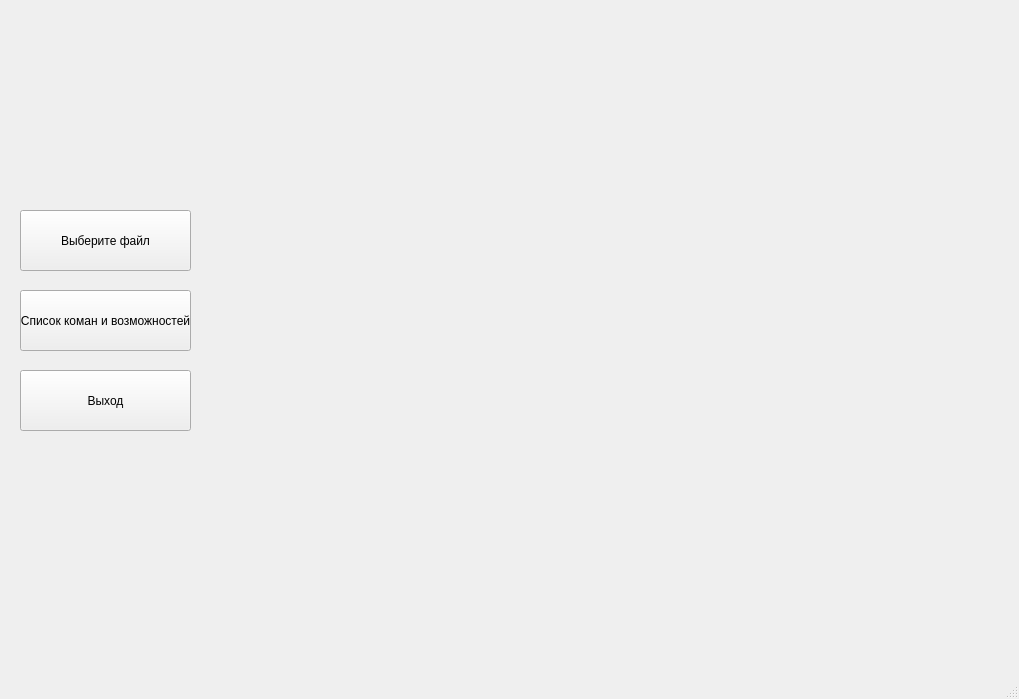
<?xml version="1.0" encoding="UTF-8"?>
<ui version="4.0">
 <class>MainWindow</class>
 <widget class="QMainWindow" name="MainWindow">
  <property name="geometry">
   <rect>
    <x>0</x>
    <y>0</y>
    <width>1019</width>
    <height>699</height>
   </rect>
  </property>
  <property name="windowTitle">
   <string>MainWindow</string>
  </property>
  <widget class="QWidget" name="centralwidget">
   <widget class="QPushButton" name="choice_file">
    <property name="geometry">
     <rect>
      <x>20</x>
      <y>210</y>
      <width>171</width>
      <height>61</height>
     </rect>
    </property>
    <property name="text">
     <string>Выберите файл</string>
    </property>
   </widget>
   <widget class="QPushButton" name="list_com">
    <property name="geometry">
     <rect>
      <x>20</x>
      <y>290</y>
      <width>171</width>
      <height>61</height>
     </rect>
    </property>
    <property name="text">
     <string>Список коман и возможностей</string>
    </property>
   </widget>
   <widget class="QPushButton" name="pushButton_3">
    <property name="geometry">
     <rect>
      <x>20</x>
      <y>370</y>
      <width>171</width>
      <height>61</height>
     </rect>
    </property>
    <property name="text">
     <string>Выход</string>
    </property>
   </widget>
  </widget>
  <widget class="QMenuBar" name="menubar">
   <property name="geometry">
    <rect>
     <x>0</x>
     <y>0</y>
     <width>1019</width>
     <height>21</height>
    </rect>
   </property>
  </widget>
  <widget class="QStatusBar" name="statusbar"/>
 </widget>
 <resources/>
 <connections/>
</ui>
